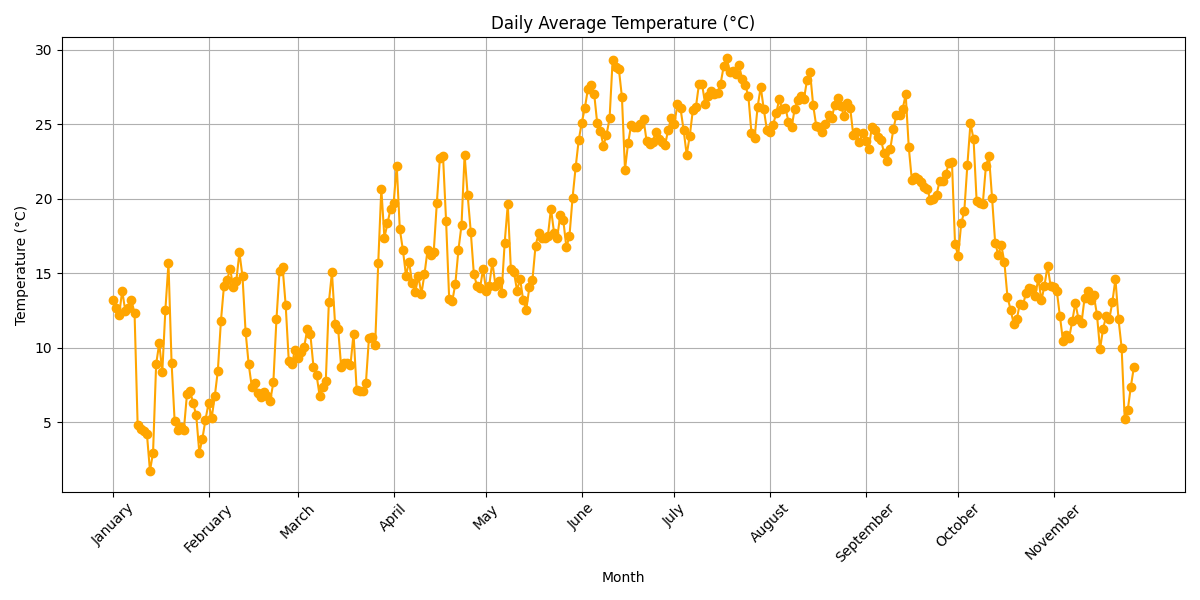

Here is the Python script that generated this plot:
import json
import pandas as pd
import matplotlib.pyplot as plt
from datetime import datetime

def load_json(file_path: str) -> dict:
    try:
        with open(file_path, 'r', encoding='utf-8') as file:
            return json.load(file)
    except (FileNotFoundError, json.JSONDecodeError) as e:
        print(f"Error loading JSON file: {e}")
        return {}

def process_weather_data(data: dict) -> pd.DataFrame:
    records = []
    for day in data.get('days', []):
        date = day.get('datetime')
        temp_f = day.get('temp')
        if date and temp_f is not None:
            records.append({'date': date, 'avg_temp_f': temp_f})
    df = pd.DataFrame(records)
    df['avg_temp_c'] = (df['avg_temp_f'] - 32) * 5 / 9
    df['date'] = pd.to_datetime(df['date'], errors='coerce')
    df = df.dropna(subset=['date'])
    df['month'] = df['date'].dt.strftime('%B')
    return df

def get_unique_months(df: pd.DataFrame) -> pd.DataFrame:
    return df[['date', 'month']].drop_duplicates(subset='month', keep='first')

def plot_temperature(df: pd.DataFrame, unique_months: pd.DataFrame, title: str, xlabel: str, ylabel: str):
    plt.figure(figsize=(12, 6))
    plt.plot(df['date'], df['avg_temp_c'], marker='o', color='orange')
    plt.title(title)
    plt.xlabel(xlabel)
    plt.ylabel(ylabel)
    plt.grid(True)
    plt.xticks(unique_months['date'], unique_months['month'], rotation=45)
    plt.tight_layout()
    plt.show()

def main():
    file_path = "weather.json"
    weather_data = load_json(file_path)
    if not weather_data:
        return
    weather_df = process_weather_data(weather_data)
    if weather_df.empty:
        print("No data to process.")
        return
    unique_months_df = get_unique_months(weather_df)
    plot_temperature(
        df=weather_df,
        unique_months=unique_months_df,
        title='Daily Average Temperature (°C)',
        xlabel='Month',
        ylabel='Temperature (°C)'
    )

if __name__ == "__main__":
    main()
